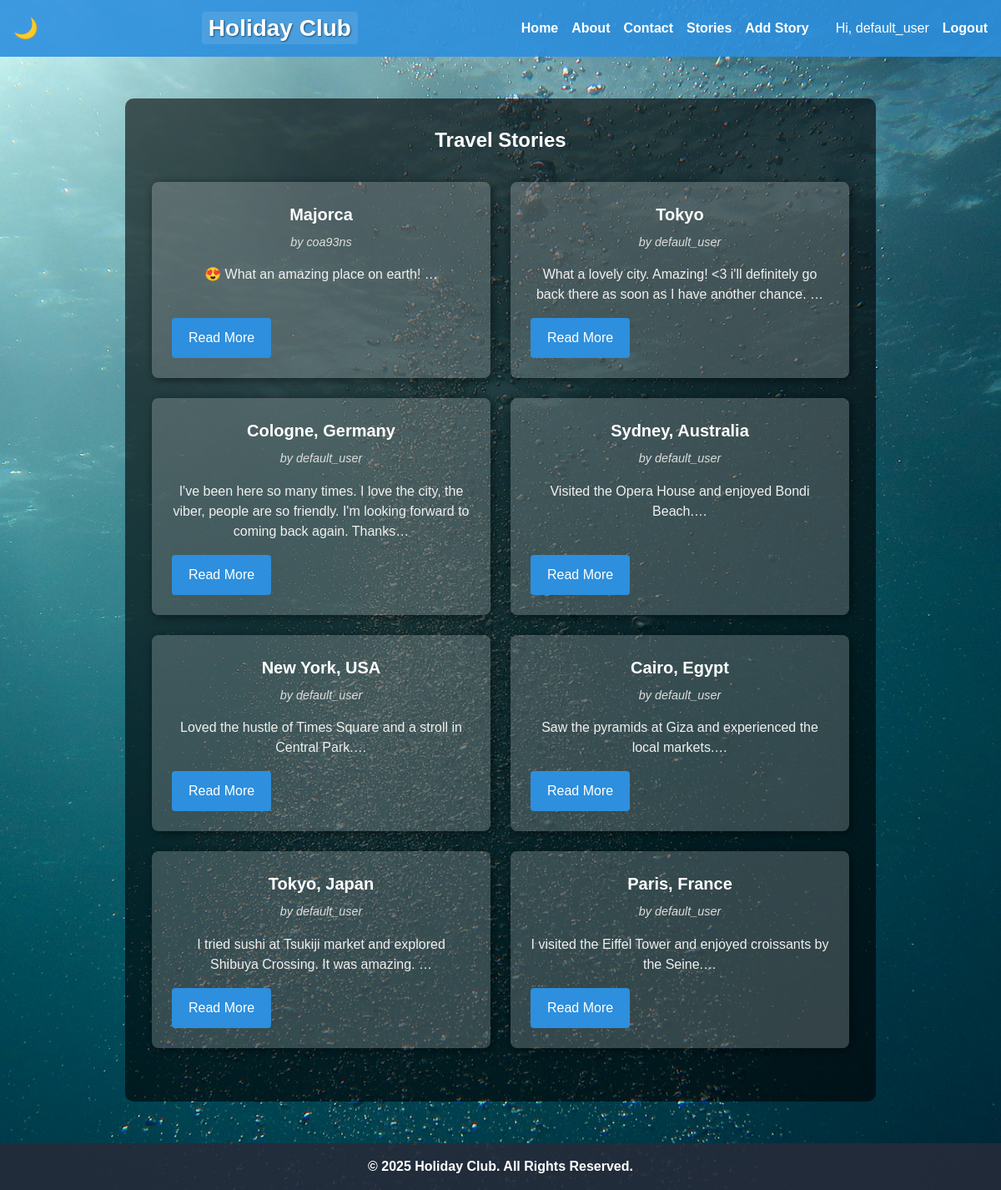
The page /viewstory (signed in) on the database its author committed.
### tables this page shows
CREATE TABLE users (
            id INTEGER PRIMARY KEY AUTOINCREMENT,
            username TEXT NOT NULL,
            email TEXT NOT NULL,
            password_hash TEXT
        );

CREATE TABLE stories (
      id INTEGER PRIMARY KEY AUTOINCREMENT,
          user_id INTEGER NOT NULL,
              location TEXT NOT NULL,
                  story_text TEXT NOT NULL,
                      FOREIGN KEY (user_id) REFERENCES users(id)
                        );

### app.py (the view)
@app.route('/viewstory')
def view_story():
    conn = get_db_connection()
    stories = conn.execute('''
        SELECT s.id, s.location, s.story_text, u.username
          FROM stories s
          JOIN users u ON s.user_id = u.id
         ORDER BY s.id DESC
    ''').fetchall()
    conn.close()
    return render_template('viewstory.html', stories=stories)

### app.py (called while the page is built)
@app.before_request
def load_logged_in_user():
    user_id = session.get('user_id')
    g.user = None
    if user_id:
        conn = get_db_connection()
        g.user = conn.execute(
            "SELECT * FROM users WHERE id = ?", (user_id,)
        ).fetchone()
        conn.close()

def get_db_connection():
    conn = sqlite3.connect(DATABASE)
    conn.row_factory = sqlite3.Row
    conn.execute('PRAGMA foreign_keys = ON;')
    return conn

### templates/viewstory.html
{% extends 'base.html' %}
{% block content %}
  <h2>Travel Stories</h2>
  <div class="stories-grid">
    {% for story in stories %}
      <div class="story-card">
        <h3>{{ story.location }}</h3>
        <p class="author">by {{ story.username }}</p>
        <p class="excerpt">{{ story.story_text[:150] }}…</p>
        <a href="{{ url_for('story_detail', story_id=story.id) }}" class="btn">Read More</a>
      </div>
    {% else %}
      <p>No stories yet. <a href="{{ url_for('add_story') }}">Be the first to add one!</a></p>
    {% endfor %}
  </div>
{% endblock %}

### templates/base.html (shortened to what this page needs)
<!DOCTYPE html>
<html lang="en">
<head>
  <link
    rel="stylesheet"
    href="{{ url_for('static', filename='css/styles.css') }}"
  />
</head>
<body>
  <nav class="navbar">
    <button id="dark-mode-toggle" aria-label="Toggle dark mode">🌙</button>
    <div class="nav-brand">
      <a href="{{ url_for('index') }}">Holiday Club</a>
    </div>
    <ul class="nav-links" id="nav-links">
      <li><a href="{{ url_for('index') }}">Home</a></li>
      <li><a href="{{ url_for('about') }}">About</a></li>
      <li><a href="{{ url_for('contact') }}">Contact</a></li>
      <li><a href="{{ url_for('view_story') }}">Stories</a></li>
      {% if g.user %}
        <li><a href="{{ url_for('add_story') }}">Add Story</a></li>
        <li><span class="nav-user">Hi, {{ g.user.username }}</span></li>
        <li><a href="{{ url_for('logout') }}">Logout</a></li>
      {% else %}
        <li class="spacer"></li>
        <li><a href="{{ url_for('login') }}">Login</a></li>
        <li><a href="{{ url_for('register') }}">Register</a></li>
      {% endif %}
    </ul>
  </nav>
  <div class="container">
    {% block content %}{% endblock %}
  </div>
  <footer>
    <p>© 2025 Holiday Club. All Rights Reserved.</p>
  </footer>
</body>
</html>

### static/css/styles.css (style rules this page uses)
* { margin: 0; padding: 0; box-sizing: border-box; }
body { background: url("../images/background.jpg") no-repeat center center fixed; background-size: cover; font-family: Arial, sans-serif; color: white; line-height: 1.5; }
h1, h2, h3 { margin-bottom: 1rem; }
.container { background: rgba(0, 0, 0, 0.6); padding: 2rem; border-radius: 10px; max-width: 900px; margin: 50px auto; text-align: center; }
.navbar { background-color: rgba(45, 143, 221, 0.9); display: flex; justify-content: space-between; align-items: center; padding: 0.8rem 1rem; }
.nav-brand a { font-size: 1.75rem; font-weight: 700; color: #fff; text-decoration: none; padding: 0.25rem 0.5rem; text-shadow: 1px 1px 2px rgba(0,0,0,0.5); background-color: rgba(255,255,255,0.1); border-radius: 4px; }
.nav-links { list-style: none; display: flex; gap: 1rem; }
.nav-links li a { color: #fff; text-decoration: none; font-weight: bold; }
#dark-mode-toggle { display: inline-block; font-size: 1.5rem; background: none; border: none; color: white; cursor: pointer; }
footer { text-align: center; padding: 1rem; background-color: rgba(37, 44, 58, 0.9); color: white; font-weight: bold; margin-top: 2rem; }
button[type="submit"], .btn { background-color: #2d8fdd; color: #fff; border: none; padding: 0.75rem 1.25rem; border-radius: 4px; cursor: pointer; text-decoration: none; display: inline-block; font-size: 1rem; }
.stories-grid { display: grid; grid-template-columns: repeat(auto-fit, minmax(280px, 1fr)); gap: 1.5rem; margin: 2rem 0; }
.story-card { background: rgba(255, 255, 255, 0.2); padding: 1.5rem; border-radius: 8px; box-shadow: 2px 2px 12px rgba(0,0,0,0.5); display: flex; flex-direction: column; justify-content: space-between; transition: transform 0.2s ease; }
.story-card h3 { margin-bottom: 0.5rem; font-size: 1.25rem; color: #fff; }
.story-card .author { font-style: italic; font-size: 0.9rem; margin-bottom: 1rem; color: #ddd; }
.story-card .excerpt { flex-grow: 1; margin-bottom: 1rem; color: #f0f0f0; }
.story-card .btn { align-self: flex-start; }

### rows shown on the page
users: user.username "default_user"
stories: location "Majorca", username "coa93ns", story_text "😍 What an amazing place on earth!"
stories: location "Tokyo", username "default_user", story_text "What a lovely city. Amazing! <3 i'll definitely go back there as soon as I have another chance."
stories: location "Cologne, Germany", username "default_user", story_text "I've been here so many times. I love the city, the viber, people are so friendly. I'm looking forward to coming back again. Thanks"
stories: location "Sydney, Australia", username "default_user", story_text "Visited the Opera House and enjoyed Bondi Beach."
stories: location "New York, USA", username "default_user", story_text "Loved the hustle of Times Square and a stroll in Central Park."
stories: location "Cairo, Egypt", username "default_user", story_text "Saw the pyramids at Giza and experienced the local markets."
stories: location "Tokyo, Japan", username "default_user", story_text "I tried sushi at Tsukiji market and explored Shibuya Crossing. It was amazing."
stories: location "Paris, France", username "default_user", story_text "I visited the Eiffel Tower and enjoyed croissants by the Seine."
